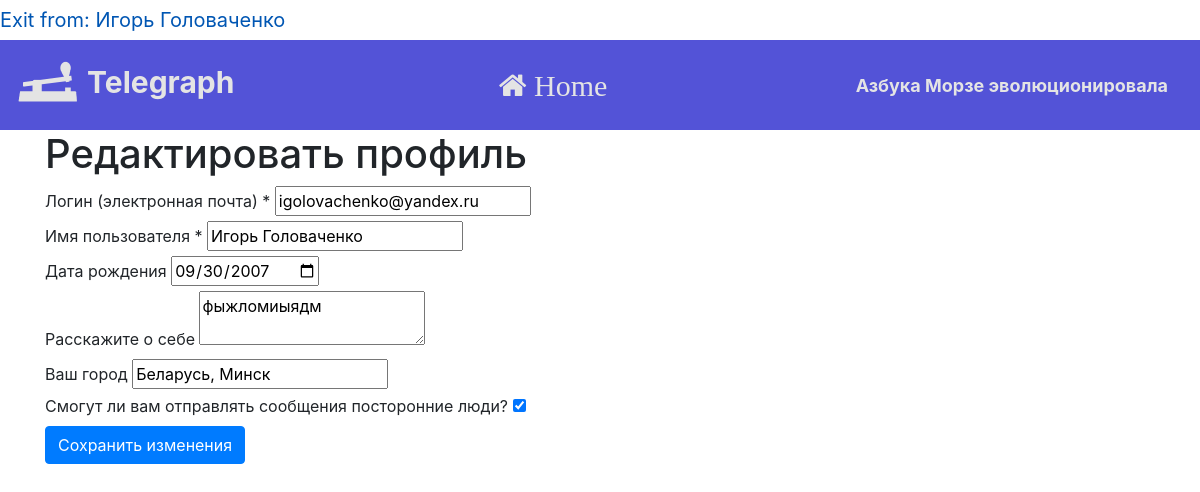
The page /edit_profile (signed in) on the database as committed earlier.
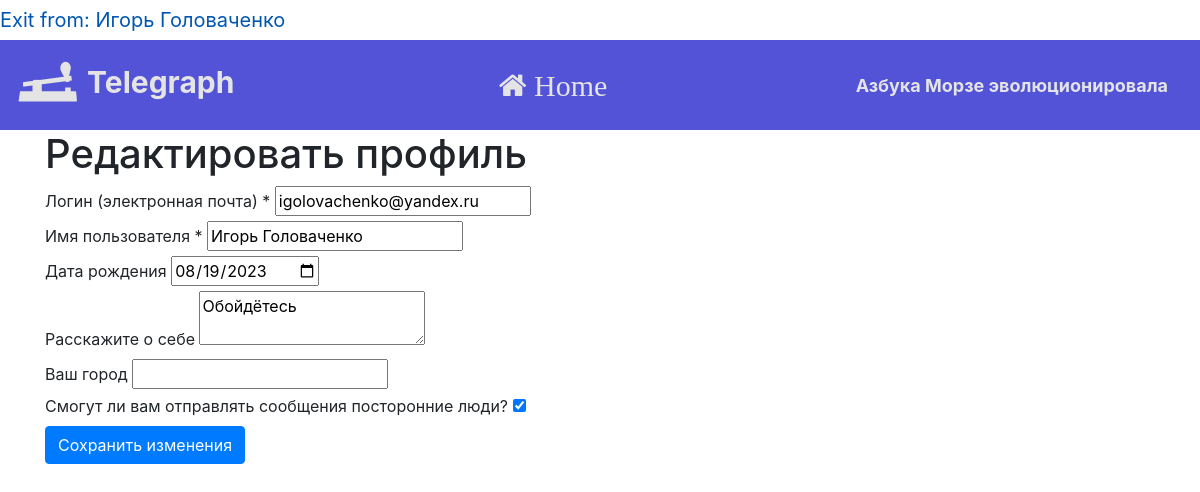
The same page on the database as committed later.
### data/users.py (models this page shows, shortened)
class User(SqlAlchemyBase, UserMixin, SerializerMixin):
    __tablename__ = 'users'
    id = sqlalchemy.Column(sqlalchemy.Integer,
                           primary_key=True, autoincrement=True)
    username = sqlalchemy.Column(sqlalchemy.String)
    bdate = sqlalchemy.Column(sqlalchemy.Date)
    descript = sqlalchemy.Column(sqlalchemy.String)
    friends = sqlalchemy.Column(sqlalchemy.String, default='')
    city = sqlalchemy.Column(sqlalchemy.String)
    email = sqlalchemy.Column(sqlalchemy.String, unique=True)
    last_online = sqlalchemy.Column(sqlalchemy.DateTime,
                                    default=datetime.datetime.now())
    free_chat = sqlalchemy.Column(sqlalchemy.Boolean)
    hashed_password = sqlalchemy.Column(sqlalchemy.String, nullable=True)

### server.py (the view, shortened to what this page needs)
@app.route('/edit_profile', methods=['GET', 'POST'])
def edit_profile():
    if not current_user.is_authenticated:
        redirect('/login')
    db_sess = db_session.create_session()
    current_user.last_online = datetime.datetime.now()
    db_sess.merge(current_user)
    db_sess.commit()
    form = EditProfileForm()
    if request.method == 'GET':
        form.username.data = current_user.username
        form.bdate.data = current_user.bdate
        form.descript.data = current_user.descript
        form.city.data = current_user.city
        form.email.data = current_user.email
        form.free_chat.data = current_user.free_chat
    root = '/'.join(request.url.split('/')[:-1])
    return render_template('edit_profile.html', title=f'Редактировать профиль', form=form, url=root);

### data/edit_profile_form.py
class EditProfileForm(FlaskForm):
    email = EmailField('Логин (электронная почта) *', validators=[DataRequired()])
    username = StringField('Имя пользователя *', validators=[DataRequired()])
    bdate = DateField('Дата рождения')
    descript = TextAreaField('Расскажите о себе')
    city = StringField('Ваш город')
    free_chat = BooleanField('Смогут ли вам отправлять сообщения посторонние люди?')
    submit = SubmitField('Сохранить изменения')

### data/db_session.py (called while the page is built)
def create_session() -> Session:
    global __factory
    return __factory()

### server.py (called while the page is built)
@login_manager.user_loader
def load_user(user_id):
    db_sess = db_session.create_session()
    return db_sess.query(User).get(user_id)

### templates/edit_profile.html (shortened to what this page needs)
{% extends "base.html" %}
{% block content %}
<h1>{{title}}</h1>
<form action="" method="post">
    {% for field in form if field.name != 'csrf_token' and field.name != 'submit' %}
    <div>
        {{ field.label() }}
        {{ field() }}
    </div>
    {% endfor %}
    <p>{{ form.submit(type="submit", class="btn btn-primary") }}</p>
</form>
{% endblock %}

### templates/base.html (shortened to what this page needs)
<!doctype html>
<html lang="en">
<head>
    <link rel="stylesheet"
          href="https://stackpath.bootstrapcdn.com/bootstrap/4.4.1/css/bootstrap.min.css"
>
    <link rel="stylesheet" href="https://maxcdn.bootstrapcdn.com/font-awesome/4.5.0/css/font-awesome.min.css">
</head>
<body>
    <nav>
        {% if current_user.is_authenticated %}
        <a class="navbar-brand" href="/logout">Exit from: {{ current_user.username }}</a>
        {% else %}
        <p>
            <a class="btn btn-primary " href="/register">Зарегистрироваться</a>
            <a class="btn btn-success" href="/login">Войти</a>
        </p>
        {% endif %}
    </nav>
    <header>
        <nav class="navbar navbar-light mainbar">
            <a class="navbar-brand" style="font-size: 30px; color: #e4e4e4; font-weight: bold;" href="#"><img src="{{url}}/static/images/t2.png" height="64" width="64">  Telegraph</a>
            <a style="font-size: 30px; color: #e4e4e4; font-weight: bold;" href="/"><i class="fa fa-home" aria-hidden="true"> Home</i></a>
            <a class="navbar-brand" style="font-size: 18px; color: #e4e4e4; font-weight: bold;" href="#">Азбука Морзе эволюционировала</a>
        </nav>
    </header>
    <main role="main" class="container">
        {% block content %}{% endblock %}
    </main>
</body>
</html>

Rows that differ between the two databases and show on the page:
changed User "Игорь Головаченко": bdate "09/30/2007" → "08/19/2023"; descript "фыжломиыядм" → "Обойдётесь"; city "Беларусь, Минск" → (not shown)
